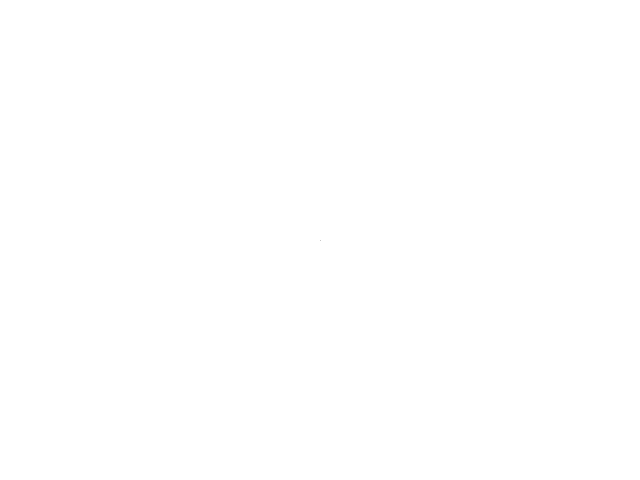
Frame 1 (no input)
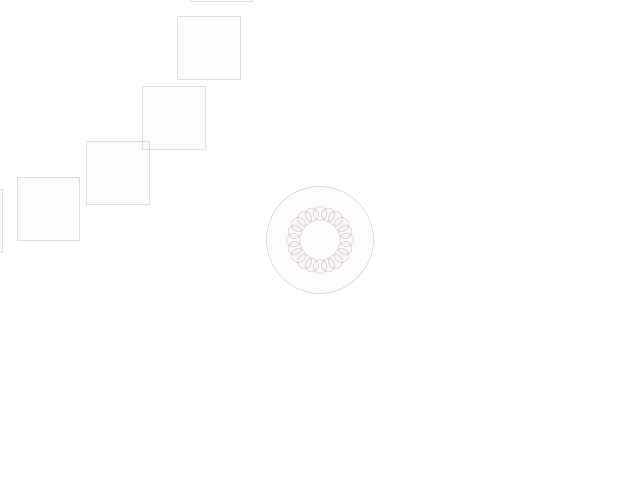
Frame 60 (the mouse pressed at the canvas centre just before this capture)
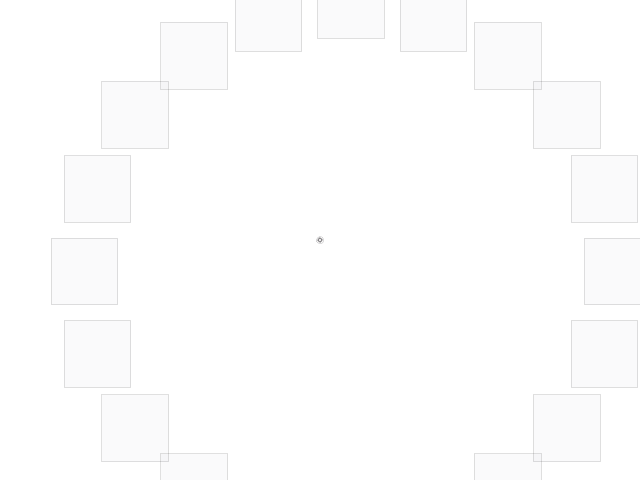
Frame 120 (the mouse held since frame 60 and released just before this capture)

The Processing sketch that drew these frames (run headless with seeded random() and noise(); from frame 60 on, the mouse is pressed at the canvas centre):

// Processing sketch: processing_81346
// ── processing_81346.pde


//Created by Irine Prastio
//Email:  ipa5@sfu.ca
//November 11, 2012
//IAT 800 - Assignment 3



Blob blob ;
Blob2 blob2;


void setup() {
  size(640, 480) ;
  blob = new Blob(width/2, height/2, 75) ;
  blob2 = new Blob2 (width/2, height/2, 50);
 
  smooth();
  fill (255,160,0,50);
  stroke (0);
  strokeWeight(0);
  frameRate(20);
}

void draw() {
  background (255);
  blob.render() ;
  blob.update();
  blob2.render();
  blob2.update();
  blob2.ease();

  }


/**
 *  Blob.pde
 *  Created by the Wizened Wizard, appropriated by Irine Prastio (ipa5@sfu.ca)
 *  October 17th 2012
 *  nofixedaddress
 *  Draws an ellipse filled with n ellipses around the centre point.
 *  extends Item, inherits xpos, ypo, diam
 */

class Blob extends Item {

  ArrayList items ; // the arraylist to store inside itmes
  float nItems ; // number of ellipses on the inside
  float itemSize  ; // relative size of the elippses
  float itemFromCentre  ; // relative distance from the centre
  float a = 0.0;
  float s = 0.0;
  float r;
  float g;
  float b;

  // constructor
  Blob(float _x, float _y, float _d) {

    super(_x, _y, _d) ;

    items = new ArrayList() ; // an array list for the inside items
    nItems = 20 ; // number of items on the inside
    itemSize = diam * 0.125 ; // relative size of the elippses
    itemFromCentre = diam * 0.25; // relative distance from the centre

    // generate the items inside around the edges of a circle
    // adding them to the array list
    for (float theta=0.0; theta < TWO_PI; theta += TWO_PI/nItems) {
      float x = sin(theta) * itemFromCentre ;
      float y = cos(theta) * itemFromCentre ;
      items.add(new CircularItem(x, y, itemSize)) ; // add it to the aray list
    }
  } // end constructor

  // the render method defined in the abstract class Item
  void render() {
    //a = a + 0.04;
    //s = cos(a)*2;
    ellipse(xpos, ypos, diam*s, diam*s) ; // the containing ellipse
    pushMatrix(); // push onto the matrix stack
    translate(xpos, ypos) ; // displace the matrix
    scale(s); 
    // iterate through our array list 
    for (int i=0; i< items.size(); i++) {
      Item item = (Item) items.get(i) ; // get the current object in the araylist (is from the abstract class Item)
      item.render() ; // draw the item
    }
    popMatrix() ; // pop off the matrix stack
  } // end render

  void update() { // to animate the object
    a = a + 0.04;
    s = cos(a)*2;
  }
} // end class

//*  Blob2.pde
 //*  Created by the Wizened Wizard, appropriated by Irine Prastio (ipa5@sfu.ca)
 //*  October 17th 2012
 //*  nofixedaddress
 //*  Draws an ellipse filled with n ellipses around the centre point.
 //*  extends Item, inherits xpos, ypo, diam


class Blob2 extends Blob {

  ArrayList items ; // the arraylist to store inside itmes
  float nItems ; // number of ellipses on the inside
  float itemSize  ; // relative size of the elippses
  float itemFromCentre  ; // relative distance from the centre
  float r;
  float g;
  float b;
  float opacity;
  float a = 0.0;
  float s = 0.0;
  float targetX, targetY;
  float easing = 0.08;



  Blob2 (float _x, float _y, float _d) {

    super(_x, _y, _d) ;

    items = new ArrayList() ; // an array list for the inside items
    nItems = 20 ; // number of items on the inside
    itemSize = diam * 0.5; // relative size of the elippses
    itemFromCentre = diam * 2; // relative distance from the centre

    // generate the items inside around the edges of a circle
    // adding them to the array list
    for (float theta=0.0; theta < TWO_PI; theta += TWO_PI/nItems) {
      float x = sin(theta) * itemFromCentre ;
      float y = cos(theta) * itemFromCentre ;
      items.add(new RectangularItem(x, y, itemSize)) ; // add it to the aray list
    }
  } // end constructor

  // the render method defined in the abstract class Item
  void render() {
    fill (r, g, b, a);
    pushMatrix(); // push onto the matrix stack
    translate(xpos, ypos) ; // displace the matrix
    scale(s); 
    // iterate through our array list 
    for (int i=0; i< items.size(); i++) {
      Item item = (Item) items.get(i) ; // get the current object in the araylist (is from the abstract class Item)
      item.render() ; // draw the item
    }
    popMatrix() ; // pop off the matrix stack
  } // end render

  // to animate the object
  void update() {
    a = a + 0.07;
    s = sin(a)*3;
    r = 100;
    g = 200*sin(s);
    b = 255*sin(s);
    opacity = 50;
    diam = diam+0.50;
  }

  void ease() {
    targetX = mouseX;
    targetY = mouseY;
    float dx = targetX - xpos;
    float dy = targetY - ypos;
    if (abs(dx) > 1)
    {
      xpos += dx * easing;
    }
    if (abs(dy) > 1)
    {
      ypos += dy * easing;
    }
  }
} // end class

/*
*   CircularItem.pde
 *  Created by the Wizened Wizard
 *  October 17th 2012
 *  nofixedaddress
 *  Draws an ellipse at coords with diameter.
 *  extends Item, inherits xpos, ypo, diam
 */



public class CircularItem extends Item {

  // simple constructor used to init variables
  CircularItem(float _x, float _y, float _d) {
    super(_x, _y, _d) ;
  }

  // the render method defined in the abstract class Item
  // draws an ellipse
  void render() {
    ellipse(xpos, ypos, diam, diam) ;
  }
  
} // end class

/**
 *  Item.pde
 *  Created by the Wizened Wizard
 *  October 17th 2012
 *  nofixedaddress
 *  Abstract class defines attributes for xpos, ypo, diam.
 *  defines render method
 */

abstract class Item {

  float xpos, ypos ; // used for coords
  float diam ;      // used for size

  // The construcot
  Item(float _x, float _y, float _d) {
    xpos = _x ;
    ypos = _y ;
    diam = _d ;
  }

  // used for drawing code
  abstract void render() ;
}

 //*  Created by the Wizened Wizard, appropriated by Irine Prastio (ipa5@sfu.ca)
 //*  October 17th 2012
 //*  nofixedaddress
 //*  Draws an ellipse filled with n ellipses around the centre point.
 //*  extends Item, inherits xpos, ypo, diam



public class RectangularItem extends Item {

  // simple constructor used to init variables
  RectangularItem (float _x, float _y, float _d) {
    super(_x, _y, _d) ;
  }

  // the render method defined in the abstract class Item
  // draws an ellipse
  void render() {
    rect (xpos, ypos, diam, diam) ;
  }
  
} // end class
